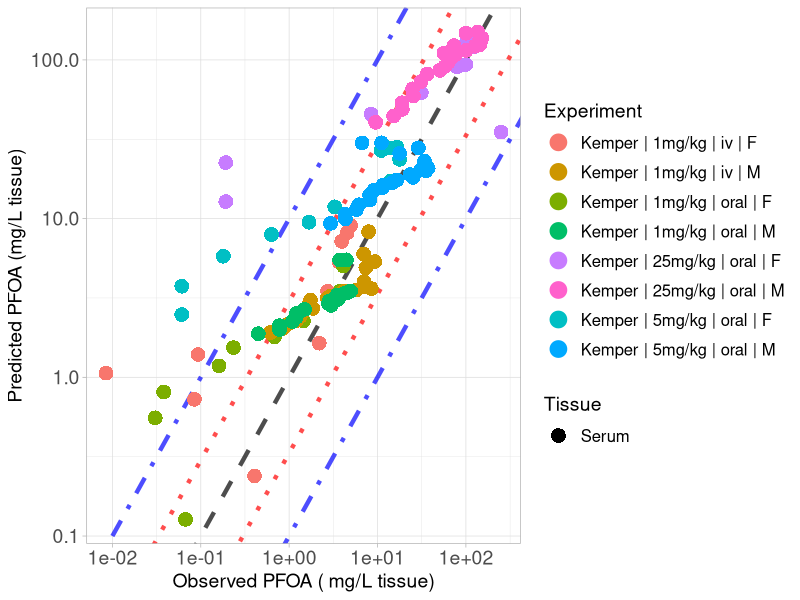

Write the R code that produced this figure.
library(ggplot2)

#setwd("C:/Users/ptsir/Documents/GitHub/PFAS_PBK_models/PFOA inhalation Rat/Validation/Validation_results")
setwd("C:/Users/Ioannis/Documents/GitHub/PFAS_PBK_models/PFOA inhalation Rat/Validation/few_params_PT_excreta_not_restricted")

# Load Results 

# 
Kemper_serum_results <- read.csv("Kemper_2003_serum_results.csv", header = T)
Kemper_iv_F_1 <- Kemper_serum_results[Kemper_serum_results$Dose == 1 & Kemper_serum_results$Type == "iv" &
                               Kemper_serum_results$sex == "F", ]
Kemper_iv_F_1$Experiment <- "Kemper | 1mg/kg | iv | F"

Kemper_oral_F_1 <- Kemper_serum_results[Kemper_serum_results$Dose == 1 & Kemper_serum_results$Type == "oral" &
                                 Kemper_serum_results$sex == "F", ]
Kemper_oral_F_1$Experiment <- "Kemper | 1mg/kg | oral | F"

Kemper_oral_F_5 <- Kemper_serum_results[Kemper_serum_results$Dose == 5 & Kemper_serum_results$Type == "oral" &
                                 Kemper_serum_results$sex == "F", ]
Kemper_oral_F_5$Experiment <- "Kemper | 5mg/kg | oral | F"
Kemper_oral_F_25 <- Kemper_serum_results[Kemper_serum_results$Dose == 25 & Kemper_serum_results$Type == "oral" &
                                  Kemper_serum_results$sex == "F", ]
Kemper_oral_F_25$Experiment <- "Kemper | 25mg/kg | oral | F"

Kemper_iv_M_1 <- Kemper_serum_results[Kemper_serum_results$Dose == 1 & Kemper_serum_results$Type == "iv" &
                               Kemper_serum_results$sex == "M", ]
Kemper_iv_M_1$Experiment <- "Kemper | 1mg/kg | iv | M"

Kemper_oral_M_1 <- Kemper_serum_results[Kemper_serum_results$Dose == 1 & Kemper_serum_results$Type == "oral" &
                                 Kemper_serum_results$sex == "M", ]
Kemper_oral_M_1$Experiment <- "Kemper | 1mg/kg | oral | M"

Kemper_oral_M_5 <- Kemper_serum_results[Kemper_serum_results$Dose == 5 & Kemper_serum_results$Type == "oral" &
                                 Kemper_serum_results$sex == "M", ]
Kemper_oral_M_5$Experiment <- "Kemper | 5mg/kg | oral | M"
Kemper_oral_M_25 <- Kemper_serum_results[Kemper_serum_results$Dose == 25 & Kemper_serum_results$Type == "oral" &
                                  Kemper_serum_results$sex == "M", ]
Kemper_oral_M_25$Experiment <- "Kemper | 25mg/kg | oral | M"
# 
# Kudo_high <- Kudo_results[Kudo_results$Dose == 16.560, ] 
# Kudo_high$Experiment <-  "Kudo | 16mg/kg | iv"
# 
# Kim_results <- read.csv("Kim_results.csv", header = T)
# Kim_iv <- Kim_results[Kim_results$Type == "iv",]
# Kim_iv$Experiment <-  "Kim | 1mg/kg | iv"
# 
# Kim_oral <- Kim_results[Kim_results$Type == "oral",]
# Kim_oral$Experiment <-  "Kim | 1mg/kg | oral"


Experiment <- scales::hue_pal()(8)

names(Experiment) <- unique(c( Kemper_iv_F_1$Experiment, Kemper_iv_M_1$Experiment,
                              Kemper_oral_F_1$Experiment,Kemper_oral_M_1$Experiment, Kemper_oral_F_5$Experiment, 
                               
                               Kemper_oral_M_5$Experiment,  Kemper_oral_F_25$Experiment, Kemper_oral_M_25$Experiment))



scatter_plot <- ggplot()+
  geom_abline(intercept = log10(1), slope = 1, linetype = "dashed", color = "black", linewidth = 1.5, alpha = 0.7) +  # Identity line in log10 scale
  geom_abline(intercept = log10(3), slope = 1, linetype = "dotted", color = "red", linewidth = 1.5, alpha = 0.7) +  # +3-fold error line
  geom_abline(intercept = log10(1/3), slope = 1, linetype = "dotted", color = "red", linewidth = 1.5, alpha = 0.7) +  # -3-fold error line
  geom_abline(intercept = log10(10), slope = 1, linetype = "dotdash", color = "blue", linewidth = 1.5, alpha = 0.7) +  # +10-fold error line
  geom_abline(intercept = log10(1/10), slope = 1, linetype = "dotdash", color = "blue", linewidth = 1.5, alpha = 0.7) +  # -10-fold error line
  geom_point(data = Kemper_iv_F_1, aes(x=Observed, y=Predicted, color = Experiment, shape = Tissue), size=4, stroke = 1.5)+
  geom_point(data = Kemper_oral_F_1, aes(x=Observed, y=Predicted, color = Experiment, shape = Tissue), size=4, stroke = 1.5)+
  geom_point(data = Kemper_oral_F_5, aes(x=Observed, y=Predicted, color = Experiment, shape = Tissue), size=4, stroke = 1.5)+
  geom_point(data = Kemper_oral_F_25, aes(x=Observed, y=Predicted, color = Experiment, shape = Tissue), size=4, stroke = 1.5)+
  geom_point(data = Kemper_iv_M_1, aes(x=Observed, y=Predicted, color = Experiment, shape = Tissue), size=4, stroke = 1.5)+
  geom_point(data = Kemper_oral_M_1, aes(x=Observed, y=Predicted, color = Experiment, shape = Tissue), size=4, stroke = 1.5)+
  geom_point(data = Kemper_oral_M_5, aes(x=Observed, y=Predicted, color = Experiment, shape = Tissue), size=4, stroke = 1.5)+
  geom_point(data = Kemper_oral_M_25, aes(x=Observed, y=Predicted, color = Experiment, shape = Tissue), size=4, stroke = 1.5)+
  scale_y_log10()+
  scale_x_log10()+
  scale_color_manual(values = Experiment)+
  theme(legend.spacing.y = unit(1, 'cm')) +
  guides(fill = guide_legend(byrow = TRUE))+
  theme_light()+
  labs(y = "Predicted PFOA (mg/L tissue)",
       x = "Observed PFOA ( mg/L tissue)")+
  theme(plot.title = element_text(hjust = 0.5),
        legend.key.size = unit(0.75, 'cm'),  
        legend.title = element_text(size=14),
        legend.text = element_text(size=12,  hjust = 0),
        axis.text = element_text(size = 14),
        axis.title = element_text(size = 14),
        )

#print(scatter_plot)

ggsave("validation_plot_PFOA_serum.png", scatter_plot, width = 11, height = 7, units = "in", dpi = 300)
